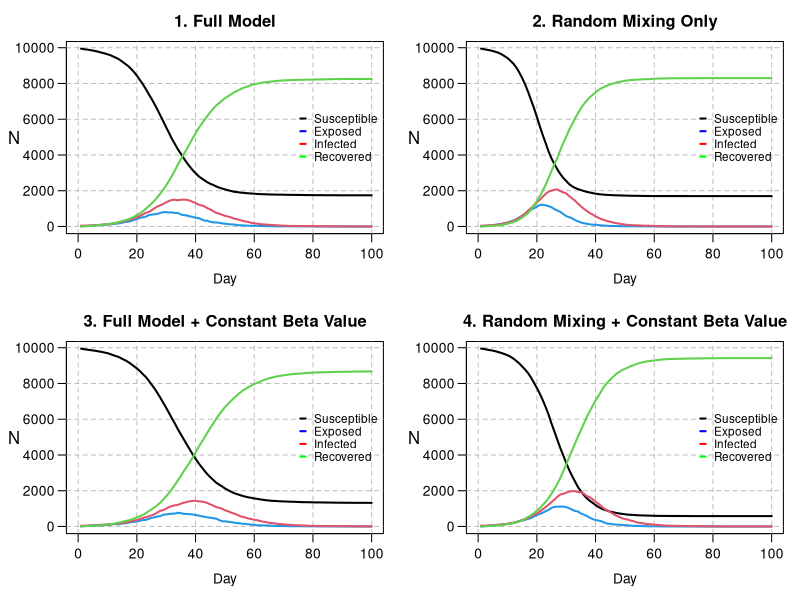

R code for this plot:
# Zachary Gavin (s2222962): Wrote get.net, wrote household allocation, created initial nseir function, debugging and commenting
# Shaehroz Khalid (s2869421): All plotting and visualisation, turned household allocation vector to one line, debugging and commenting
# Brandon Causing (s2901457): Completion and performance optimisation of the main nseir simulation function, debugging and commenting
# division of work was close to 1/3 each

################################################################################


## GENERAL DESCRIPTION

# This script implements an agent-based SEIR (Susceptible-Exposed-Infected-Recovered)
# model to simulate the spread of an epidemic in a population of n individuals.
# The model incorporates three modes of transmission: within-household, through a
# pre-defined social network, and via random mixing.
# The script defines functions to generate the population and social network,
# run the SEIR simulation, and plot the results under different scenarios.
# The final section compares four scenarios to analyse the impact of social
# structure and individual heterogeneity (beta) on the epidemic dynamics.




######################################################################
### ------- START OF MODEL SETUP AND POPULATION GENERATION ------- ###
######################################################################

# We first define the global parameters for the model and generate the base 
# population, setting the maximum size of a household and assigning each of the 
# 'n' individuals a "sociability" parameter.

n <- 10000
people <- 1:n
h_max <- 5
beta <- runif(n, 0, 1)


######################################################################
######## ---------- HOUSEHOLD GENERATION FUNCTION ---------- #########
######################################################################

# We then generate n hh sizes uniform on {1,2,3,4,5}, make a vector repeating
# the "household number" the size of the hh times, then cut off at length n.
# This assigns each of the n individuals to a household.

h <- rep(1:n, sample(1:h_max, n, replace = TRUE))[1:n] 


######################################################################
############ ------- NETWORK GENERATION FUNCTION ------- #############
######################################################################

# We proceed to make a function that creates regular social network connections 
# between individuals who are not in the same household.

# * beta = length n vector of sociability parameters
# * h = household connections
# * nc = average number of network connections someone has
# get.net initially generates a vector of Bernoullis for each person i, containing
# their connections with people (i+1):n. For each person, this is immediately 
# turned into a list of indices to save computation time, then into a list
# of connection pairs for inversion and removing hh connections.

get.net <- function(beta, h, nc=15) {
  
  n <- length(h)
  b_bar <- sum(beta)/length(beta)
  # initialising two lists to store connections
  conns_init <- vector(mode = "list", length = n) 
  conns <- vector(mode = "list", length = n)
  for (i in 1:n) {
    if (i < n) {
      b <- rbinom(n-i, 1, nc*beta[i]*beta[(i+1):n]/(b_bar^2*(n-1)) )
      # which(b==1) returns values in 1:n-i, so +i to get indices in (i+1):n
      conns_init[[i]] <- which(b == 1) + i  
    }
  }
  
  # vectorised rep, sapply returns vector. pairs is all unique net connections
  pairs <- cbind(rep(1:n, sapply(conns_init, length)), unlist(conns_init)) 
  
  if (nrow(pairs) > 0) { 
    # keep only rows of pairs where members are not in the same household
    pairs <- pairs[h[pairs[,1]] != h[pairs[,2]], , drop = FALSE] 
    
    if(nrow(pairs) > 0) {
      for (i in 1:nrow(pairs)){
        # add person 1 in pair to connections list of person 2, and vice-versa
        conns[[pairs[i,1]]] <- append(conns[[pairs[i,1]]],  pairs[i,2] )
        conns[[pairs[i,2]]] <- append(conns[[pairs[i,2]]],  pairs[i,1] )
      }
    }
  }
  
  return(conns)
}


######################################################################
############## ------- SEIR SIMULATION FUNCTION ------- ##############
######################################################################

# We now create a function that simulates the epidemic over nt time steps, 
# incorporating into the model the household and regular network contacts that 
# can be established using the previous functions, and tracking the number of 
# individuals in each SEIR compartment.

# * beta = sociability vector 
# * h = list of what household each person is in
# * alink = nested list of the net connections of each person 
# * alpha = parameters governing the prob. of exposure from each pathway 
#  -- alpha[1] concerns hh infection, alpha[2] network infections, alpha[3] gen. mixing 
# * delta =  daily prob of I->R 
# * gamma = daily prob of E->R 
# * nc = measure of how much "social interaction" happens in the population
# * nt = number of days the simulation runs over
# * pinf is prop of population initially infected

nseir <- function(beta, h, alink, 
                  alpha=c(0.1, 0.01, 0.01), 
                  delta=.2, 
                  gamma=.4, 
                  nc=15, nt=100, pinf=.005) {
  
  ### --- 1. Set-Up --- ###
  n <- length(beta)
  x <- rep(0, n) # everyone starts off susceptible 
  num_to_infect <- max(1, round(pinf*n))
  x[sample(1:n, num_to_infect)] <- 2 # pick a few people to start off infected
  
  # set up households (who's in each household)
  hh_index_list <- split(1:n, h) 
  
  # for future calculation of mixing probs
  b_bar <- sum(beta)/n
  
  # initialize counts of statuses for day 1
  t <- S <- E <- I <- R <- rep(0, nt)
  t[1] <- 1
  S[1] <- n - num_to_infect
  I[1] <- num_to_infect
  
  ### --- 2. Daily Simulation --- ###
  # each day:
  # -- find who transitions to a different status 
  # -- count how many people are in each status
  for(i in 2:nt) {
    
    # random numbers assigned to each person to compare with transition probs
    u <- runif(n) 
    
    # keep track of infected people
    infected_indices <- which(x == 2)
    susceptible_indices <- which(x==0)
    n_infected <- length(infected_indices)
    
    ## -- 2a. Infectious to Recovered -- ##
    # transition from infected to recover with probability = delta
    x[x == 2 & u < delta] <- 3
    
    ## -- 2b. Exposed to Infectious -- ##
    # transition from exposed to infected with probability = gamma
    x[x == 1 & u < gamma] <- 2
    
    ## -- 2c. Set-Up of Susceptible to Exposed -- ##
    # find who transitions from susceptible to exposed
    # initialize lists of those exposed through infected people 
    hh_exposed <- net_exposed <- mix_exposed <- integer(0)
    
    # if nobody's infected, nobody can become exposed
    if (n_infected > 0) {
      
      ## -- 2c(i). Household Exposure -- ##
      # find who gets infected from household contacts
      # ** prob of getting infected by a household member = alpha[1]
      # -----
      # count how many people are infected in each household
      hh_infected_counts <- tabulate(h[infected_indices], nbins = max(h))
      # which households have someone infected in them
      infected_hh <- which(hh_infected_counts > 0)
      # prob of infection by at least one infected household member
      if (length(infected_hh) > 0) {
        hh_probs <- 1 - (1-alpha[1])^hh_infected_counts[infected_hh]
        # who transitions to infected in the household
        hh_exposed <- unlist(
          Map(function(hh, prob) { # this applies function to each pair
            hh_members <- hh_index_list[[as.character(hh)]]
            sus <- hh_members[x[hh_members] == 0] 
            sus[u[sus] < prob]
          }, hh = infected_hh, prob = hh_probs), use.names = FALSE
        )
      }
      
      ## -- 2c(ii). Regular Network Exposure -- ##
      # find who gets infected from regular network contacts
      # ** prob of getting infected by regular network contact = alpha[2]
      # -----
      # who is in a regular network with someone infected
      neighbors_of_infected <- unlist(alink[infected_indices], use.names = FALSE)
      if(length(neighbors_of_infected) > 0) {
        # count how many people are infected in each regular network 
        net_infected_counts <- tabulate(neighbors_of_infected, nbins = n)
        # which networks have someone infected in them
        sus_exposed_to_net <- which(net_infected_counts > 0 & x == 0)
        # prob of infection by at least one infected regular network contact
        if (length(sus_exposed_to_net) > 0) {
          net_probs <- 1 - (1-alpha[2])^net_infected_counts[sus_exposed_to_net]
          # who transitions to infected in network
          net_exposed <- sus_exposed_to_net[u[sus_exposed_to_net] < net_probs]
        }
      }
      
      ## -- 2c(iii). Random Mixing Exposure -- ##
      # find who gets infected from random mixing
      # ** prob of infection by random mixing = a[3]*b[i]*b[j]/(b_bar^2*(n-1))
      # ** b[i], b[j] are "sociability" parameters for people i, j
      # -----
      u <- runif(length(susceptible_indices)) # generate new unifs so no undue corr. between rand. mix. infs & other inf. pathways
      # this is shape #infected x #susceptible
      
      trans_probs <- nc*alpha[3]*outer(beta[infected_indices],beta[susceptible_indices])/(b_bar^2 * (n-1))
      
      #log_trans_probs <- 
      
      # gives infection prob for each susceptible person
      inf_probs <- 1 - apply(1-trans_probs, MARGIN=2, FUN=prod) # sum over columns (possible infectors)
      
      mix_exposed <- susceptible_indices[u<inf_probs]
      
    }
    
    ## -- 2d. Susceptible to Exposed -- ##
    # gather everyone who transitions from susceptible to exposed
    if (length(hh_exposed) > 0 || length(net_exposed) > 0 || length(mix_exposed) > 0) {
      newly_exposed <- unique(c(hh_exposed, net_exposed, mix_exposed))
      x[newly_exposed] <- 1
    }
    
    ## -- 2e. Daily Counts -- ##
    # keep track of daily counts of statuses
    S[i] <- sum(x == 0)
    E[i] <- sum(x == 1)
    I[i] <- sum(x == 2)
    R[i] <- sum(x == 3)
    t[i] <- i
  }
  
  ### --- 3. Output --- ###
  # each component of list is an SEIR status with corresponding daily counts
  return(list(t = t, S = S, E = E, I = I, R = R))
}


######################################################################
############## ------- PLOTTING HELPER FUNCTION ------- ##############
######################################################################

# We next create a function to cleanly plot SEIR simulations. The function allows
# for users to easily change parameters of the SEIR model to visualize changes
# in behavior by taking the same inputs as the nseir() function.

epi_plot <- function(beta, h, alink, 
                     alpha = c(0.1, 0.01, 0.01),
                     delta = 0.2,
                     gamma = 0.4,
                     nc = 15, nt = 100, pinf = 0.005,
                     title = "SEIR Dynamics") {
  
  # simulate the model with the chosen parameters from the epi_plot arguments
  epi <- nseir(beta, h, alink, alpha, delta, gamma, nc, nt, pinf)
  
  # set up the plot limits, title, and axis label orientations
  plot(x = NA, y = NA, xlim = c(0, max(epi$t)), ylim = c(0, max(epi$S)), 
       xlab = "", ylab = "", main = title, las = 1)
  
  # set up dashed grid lines
  grid(nx = NULL, ny = NULL, lty = 2, col = "gray", lwd = 1)
  
  # set axis titles, spacing, and title orientation
  title(xlab = "Day", mgp = c(2.2, 0.7, 0)) # x axis
  mtext("N", side = 2, line = 2.8, las = 1) # y axis
  
  # plot the simulation with each day connected via a line
  lines(x = epi$t, y = epi$S, lty = 1, lwd = 2)
  lines(epi$E, col = 4, lty = 1, lwd = 2) 
  lines(epi$I, col = 2, lty = 1, lwd = 2)
  lines(epi$R, col = 3, lty = 1, lwd = 2)
  
  # create the legend and set aesthetics
    legend(x = "right", 
         legend = c("Susceptible", "Exposed",
                    "Infected", "Recovered"),
         col = c("black", "blue", "red", "green"),
         lty = 1, lwd = 2,
         # --- Key Adjustments for Spacing ---
         y.intersp = 0.9,    # Increase vertical spacing between lines
         seg.len = .5,      # Make the line segments longer and more visible
         x.intersp = 0.8,    # Adjust horizontal space between line and text
         cex = 0.85,       # Reduce the overall font and symbol size
         bty = "n")         # No box
}


######################################################################
############# ------- MODEL SCENARIO COMPARISON ------- ##############
######################################################################

# Finally, we plot four different scenarios for the model: (1) the full model with
# default parameters, (2) random mixing as the only method of infection
# (i.e. removing spread via household and network contacts), (3) the full model 
# but setting a constant sociability parameter across the population (set as the 
# mean of the betas), and (4) a mix of the previous two scenarios that considers
# both random mixing only and constant sociability.

# 2x2 grid, mar allows good spacing, mgp moves axis
par(mfrow = c(2, 2), mar = c(4, 4, 2.5, 1), mgp = c(2.2, 0.7, 0)) 

# regular network contacts with random betas (scenarios 1, 2)
alink <- get.net(beta, h)

# regular network contacts with constant beta (scenarios 3, 4)
beta_const <- rep(mean(beta), n)
alink_const_beta <- get.net(beta_const, h)

# ------------------

### --- SCENARIO 1: full model with default parameters --- ###
epi_plot(beta, h, alink, title = "1. Full Model")


### --- SCENARIO 2: random mixing only --- ###
epi_plot(beta, h, alink, alpha = c(0, 0, 0.04),
         title = "2. Random Mixing Only")

### --- SCENARIO 3: full model with constant beta value --- ###
epi_plot(beta_const, h, alink_const_beta, 
         title = "3. Full Model + Constant Beta Value")

### --- SCENARIO 4: random mixing with constant beta --- ###
epi_plot(beta_const, h, alink_const_beta, alpha = c(0, 0, 0.04),
         title = "4. Random Mixing + Constant Beta Value")

# ------------------
# reset plot settings
par(mfrow = c(1, 1))


######################################################################
################ ------- DISCUSSION OF PLOTS -------- ################
######################################################################

# When we remove household and network effects, while holding constant the
# total no. of daily contacts, we see the epidemic proceeding noticeably
# faster. This occurs both in the case of non-constant and constant beta.
# In the full model, although the total number of contacts in a day
# is the same as the mixing only model, these contacts will be
# concentrated locally. This introduces the possibility, for instance,
# for household groups to all get infected, at which point there can 
# be no disease spread in this pathway. These types of effects will
# combine to slow the spread when compared to the mixing only model. 
